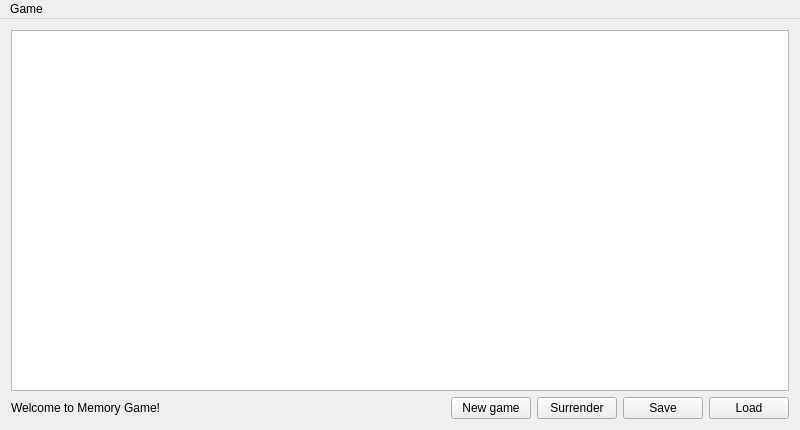
<?xml version="1.0" encoding="UTF-8"?>
<ui version="4.0">
 <class>MainWindow</class>
 <widget class="QMainWindow" name="MainWindow">
  <property name="geometry">
   <rect>
    <x>0</x>
    <y>0</y>
    <width>800</width>
    <height>430</height>
   </rect>
  </property>
  <property name="windowTitle">
   <string>Memory Game</string>
  </property>
  <property name="windowIcon">
   <iconset resource="resources.qrc">
    <normaloff>:/installables/memory-game.png</normaloff>:/installables/memory-game.png</iconset>
  </property>
  <widget class="QWidget" name="centralWidget">
   <layout class="QVBoxLayout" name="verticalLayout">
    <item>
     <widget class="QGraphicsView" name="graphicsView">
      <property name="verticalScrollBarPolicy">
       <enum>Qt::ScrollBarAlwaysOff</enum>
      </property>
      <property name="horizontalScrollBarPolicy">
       <enum>Qt::ScrollBarAlwaysOff</enum>
      </property>
     </widget>
    </item>
    <item>
     <layout class="QHBoxLayout" name="horizontalLayout">
      <item>
       <widget class="QLabel" name="stepsLabel">
        <property name="text">
         <string>Welcome to Memory Game!</string>
        </property>
       </widget>
      </item>
      <item>
       <widget class="QPushButton" name="newGameButton">
        <property name="sizePolicy">
         <sizepolicy hsizetype="Fixed" vsizetype="Fixed">
          <horstretch>0</horstretch>
          <verstretch>0</verstretch>
         </sizepolicy>
        </property>
        <property name="text">
         <string>New game</string>
        </property>
       </widget>
      </item>
      <item>
       <widget class="QPushButton" name="surrenderButton">
        <property name="sizePolicy">
         <sizepolicy hsizetype="Fixed" vsizetype="Fixed">
          <horstretch>0</horstretch>
          <verstretch>0</verstretch>
         </sizepolicy>
        </property>
        <property name="text">
         <string>Surrender</string>
        </property>
       </widget>
      </item>
      <item>
       <widget class="QPushButton" name="saveButton">
        <property name="sizePolicy">
         <sizepolicy hsizetype="Fixed" vsizetype="Fixed">
          <horstretch>0</horstretch>
          <verstretch>0</verstretch>
         </sizepolicy>
        </property>
        <property name="text">
         <string>Save</string>
        </property>
       </widget>
      </item>
      <item>
       <widget class="QPushButton" name="loadButton">
        <property name="sizePolicy">
         <sizepolicy hsizetype="Fixed" vsizetype="Fixed">
          <horstretch>0</horstretch>
          <verstretch>0</verstretch>
         </sizepolicy>
        </property>
        <property name="text">
         <string>Load</string>
        </property>
       </widget>
      </item>
     </layout>
    </item>
   </layout>
  </widget>
  <widget class="QMenuBar" name="menuBar">
   <property name="geometry">
    <rect>
     <x>0</x>
     <y>0</y>
     <width>800</width>
     <height>29</height>
    </rect>
   </property>
   <widget class="QMenu" name="menuGame">
    <property name="title">
     <string>Game</string>
    </property>
    <addaction name="actionNew_Game"/>
    <addaction name="actionSurrender"/>
    <addaction name="actionSave"/>
    <addaction name="actionLoad"/>
   </widget>
   <addaction name="menuGame"/>
  </widget>
  <action name="actionNew_Game">
   <property name="text">
    <string>New game</string>
   </property>
  </action>
  <action name="actionSurrender">
   <property name="text">
    <string>Surrender</string>
   </property>
  </action>
  <action name="actionSave">
   <property name="text">
    <string>Save</string>
   </property>
  </action>
  <action name="actionLoad">
   <property name="text">
    <string>Load</string>
   </property>
  </action>
 </widget>
 <layoutdefault spacing="6" margin="11"/>
 <resources>
  <include location="resources.qrc"/>
 </resources>
 <connections>
  <connection>
   <sender>newGameButton</sender>
   <signal>clicked()</signal>
   <receiver>MainWindow</receiver>
   <slot>startGame()</slot>
   <hints>
    <hint type="sourcelabel">
     <x>301</x>
     <y>404</y>
    </hint>
    <hint type="destinationlabel">
     <x>399</x>
     <y>214</y>
    </hint>
   </hints>
  </connection>
  <connection>
   <sender>saveButton</sender>
   <signal>clicked()</signal>
   <receiver>MainWindow</receiver>
   <slot>saveGame()</slot>
   <hints>
    <hint type="sourcelabel">
     <x>656</x>
     <y>404</y>
    </hint>
    <hint type="destinationlabel">
     <x>399</x>
     <y>214</y>
    </hint>
   </hints>
  </connection>
  <connection>
   <sender>loadButton</sender>
   <signal>clicked()</signal>
   <receiver>MainWindow</receiver>
   <slot>loadGame()</slot>
   <hints>
    <hint type="sourcelabel">
     <x>747</x>
     <y>404</y>
    </hint>
    <hint type="destinationlabel">
     <x>399</x>
     <y>214</y>
    </hint>
   </hints>
  </connection>
  <connection>
   <sender>surrenderButton</sender>
   <signal>clicked()</signal>
   <receiver>MainWindow</receiver>
   <slot>surrender()</slot>
   <hints>
    <hint type="sourcelabel">
     <x>565</x>
     <y>404</y>
    </hint>
    <hint type="destinationlabel">
     <x>399</x>
     <y>214</y>
    </hint>
   </hints>
  </connection>
  <connection>
   <sender>actionNew_Game</sender>
   <signal>triggered()</signal>
   <receiver>MainWindow</receiver>
   <slot>startGame()</slot>
   <hints>
    <hint type="sourcelabel">
     <x>-1</x>
     <y>-1</y>
    </hint>
    <hint type="destinationlabel">
     <x>399</x>
     <y>214</y>
    </hint>
   </hints>
  </connection>
  <connection>
   <sender>actionSurrender</sender>
   <signal>triggered()</signal>
   <receiver>MainWindow</receiver>
   <slot>surrender()</slot>
   <hints>
    <hint type="sourcelabel">
     <x>-1</x>
     <y>-1</y>
    </hint>
    <hint type="destinationlabel">
     <x>399</x>
     <y>214</y>
    </hint>
   </hints>
  </connection>
  <connection>
   <sender>actionSave</sender>
   <signal>triggered()</signal>
   <receiver>MainWindow</receiver>
   <slot>saveGame()</slot>
   <hints>
    <hint type="sourcelabel">
     <x>-1</x>
     <y>-1</y>
    </hint>
    <hint type="destinationlabel">
     <x>399</x>
     <y>214</y>
    </hint>
   </hints>
  </connection>
  <connection>
   <sender>actionLoad</sender>
   <signal>triggered()</signal>
   <receiver>MainWindow</receiver>
   <slot>loadGame()</slot>
   <hints>
    <hint type="sourcelabel">
     <x>-1</x>
     <y>-1</y>
    </hint>
    <hint type="destinationlabel">
     <x>399</x>
     <y>214</y>
    </hint>
   </hints>
  </connection>
 </connections>
 <slots>
  <slot>startGame()</slot>
  <slot>saveGame()</slot>
  <slot>loadGame()</slot>
  <slot>surrender()</slot>
 </slots>
</ui>
